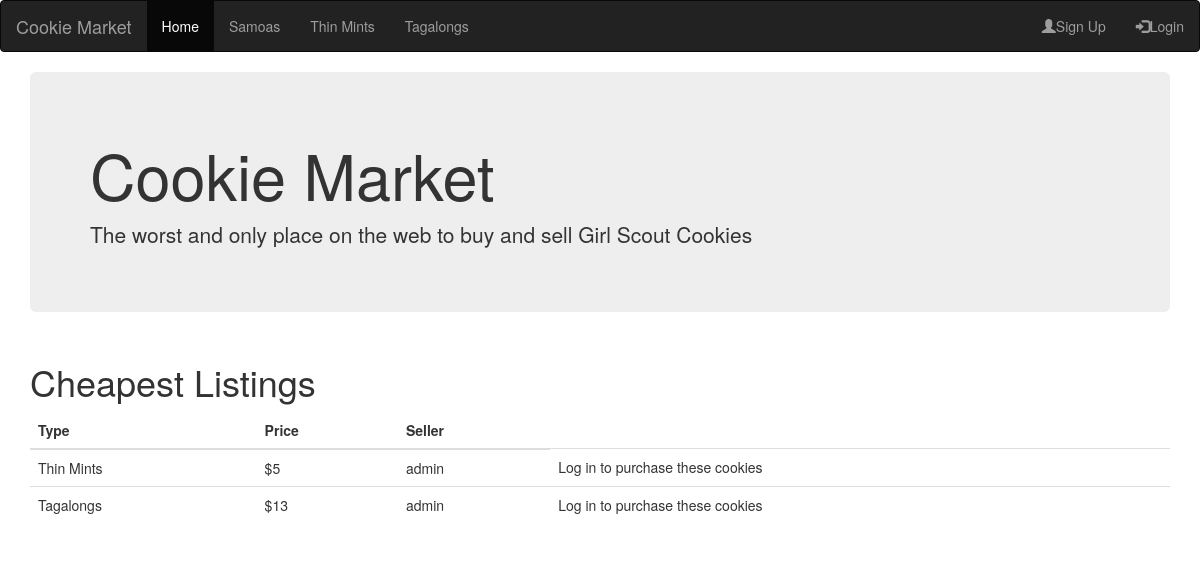
Before: / with the older database file.
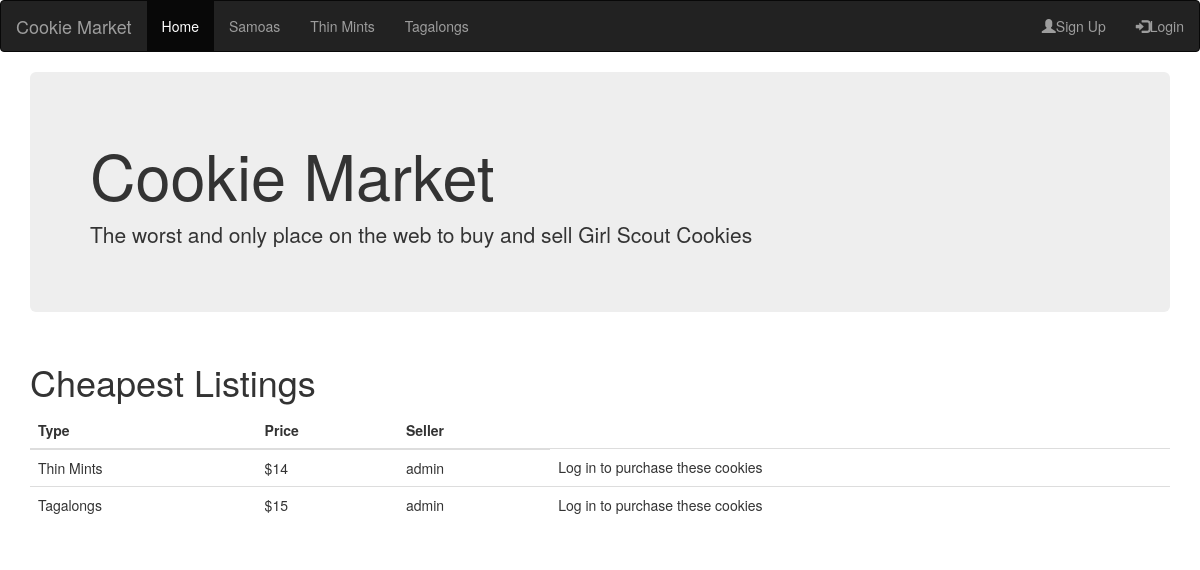
After: the same page with the newer database file.
### homepage/models.py (models this page shows, shortened)
class Cookie(models.Model):
    sold = models.BooleanField(default=False)
    cookie_id =  models.AutoField(primary_key=True)
    cookie_type = models.IntegerField(choices=COOKIE_CHOICES, default=1)
    user = models.ForeignKey(User, on_delete=models.CASCADE)
    price = models.IntegerField()

### homepage/views.py (the view)
# urls.py: path('', index, name='index'),
def index(request):
    listings = Cookie.objects.all().order_by('price')
    context = {'listings': listings}
    return render(request, 'index.html', context)

### homepage/templates/index.html
{% extends "base.html" %}
{% block content %}
<div class="container">
	<div class="jumbotron">
		<h1>Cookie Market</h1>
		<p>The worst and only place on the web to buy and sell Girl Scout Cookies</p>
	</div>
</div>
<div class="container">
	<h1>Cheapest Listings</h1>
	<table class="table">
		<thead>
			<tr>
				<th>Type</th>
				<th>Price</th>
				<th>Seller</th>
			</tr>
		</thead>
		<tbody>
			{% for cookie in listings %}
			{% if cookie.sold == False %}
			<tr>
				{% if cookie.cookie_type == 1 %}
					<td>Samoas</td>
				{% elif cookie.cookie_type == 2 %}
					<td>Tagalongs</td>
				{% else %}
					<td>Thin Mints</td>
				{% endif %}
				<td>${{ cookie.price }}</td>
				<td>{{ cookie.user }}</td>
				{% if user.is_authenticated %}
					<td><a href="/buy/{{ cookie.cookie_id }}/">Buy</a></td>
				{% else %}
					<td>Log in to purchase these cookies</td>
				{% endif %}
			</tr>
			{% endif %}
			{% endfor %}
		</tbody>
	</table>
</div>
{% endblock %}

### homepage/templates/base.html (shortened to what this page needs)
<!DOCTYPE html>
<html lang="en">
	<head>
		<link rel="stylesheet" href="https://maxcdn.bootstrapcdn.com/bootstrap/3.4.0/css/bootstrap.min.css">
	</head>
	<body>
		<nav class="navbar navbar-inverse">
			<div class="container-fluid">
				<div class="navbar-header">
					<a class="navbar-brand" href="{% url 'index' %}">Cookie Market</a>
				</div>
				<ul class="nav navbar-nav">
					<li class="active"><a href="{% url 'index' %}">Home</a></li>
					<li><a href="{% url 'samoas' %}">Samoas</a></li>
					<li><a href="{% url 'thin_mints' %}">Thin Mints</a></li>
					<li><a href="{% url 'tagalongs' %}">Tagalongs</a></li>
				</ul>
				<ul class="nav navbar-nav navbar-right">
					{% block account %}
					{% if user.is_authenticated %}
						<li><a href="{% url 'sell' %}">Sell</a></li>
						<li><a href="{% url 'logout' %}"><span class="glyphicon glyphicon-user"></span>Log Out</a></li>
					{% else %}
						<li><a href="{% url 'sign_up' %}"><span class="glyphicon glyphicon-user"></span>Sign Up</a></li>
						<li><a href="{% url 'login' %}"><span class="glyphicon glyphicon-log-in"></span>Login</a></li>
					{% endif %}
					{% endblock %}
				</ul>
			</div>
		</nav>
		{% block content %}
		{% endblock %}
	</body>
</html>

Changed rows visible on the page:
no longer on this page (row edited): Cookie: cookie_type "Thin Mints", price "5", user "admin"
no longer on this page (row edited): Cookie: cookie_type "Tagalongs", price "13", user "admin"
added Cookie: cookie_type "Thin Mints", price "14", user "admin"
added Cookie: cookie_type "Tagalongs", price "15", user "admin"
